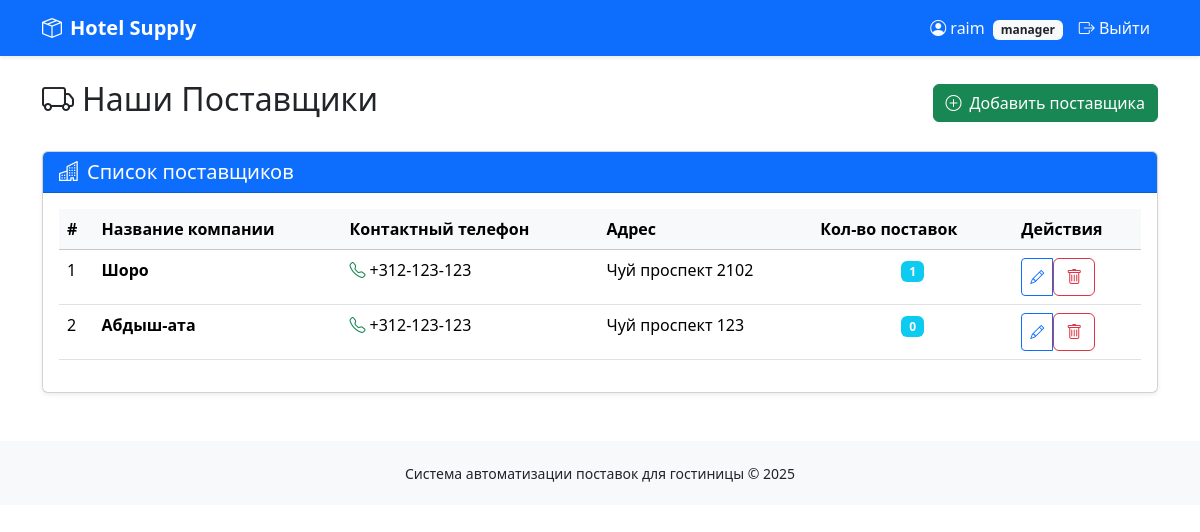
Screenshot of /suppliers/ (signed in) with the database file from the repository.
### inventory/models.py (models this page shows, shortened)
class Supplier(models.Model):
    name = models.CharField(max_length=255)
    phone = models.CharField(max_length=50, blank=True, null=True)
    address = models.TextField(blank=True, null=True)
    class Meta:
        verbose_name = 'Поставщик'
        verbose_name_plural = 'Поставщики'

### accounts/decorators.py (the view)
        def wrapper_func(request, *args, **kwargs):
            if not request.user.is_authenticated:
                messages.error(request, "Требуется авторизация")
                return redirect('login')
            if request.user.is_superuser:
                return view_func(request, *args, **kwargs)
            user_groups = set(request.user.groups.values_list('name', flat=True))
            allowed_set = set(roles)
            if user_groups.intersection(allowed_set):
                return view_func(request, *args, **kwargs)
            messages.error(request, f"У вас нет прав для доступа к этой странице. Требуются роли: {', '.join(roles)}")
            return redirect('index')

### inventory/views.py (called while the page is built)
@login_required
@allowed_roles(['admin', 'manager'])
def suppliers(request):
    suppliers = Supplier.objects.all().order_by('name')
    return render(request, "suppliers.html", {
        "suppliers": suppliers
    })

### templates/suppliers.html (shortened to what this page needs)
{% extends 'base.html' %}
{% block content %}
<div class="d-flex justify-content-between align-items-center mb-4">
    <h1 class="h2"><i class="bi bi-truck me-2"></i>Наши Поставщики</h1>
    <button type="button" class="btn btn-success" data-bs-toggle="modal" data-bs-target="#addSupplierModal">
        <i class="bi bi-plus-circle me-2"></i>Добавить поставщика
    </button>
</div>
<div class="card shadow-sm">
    <div class="card-header bg-primary text-white">
        <h5 class="mb-0"><i class="bi bi-buildings me-2"></i>Список поставщиков</h5>
    </div>
    <div class="card-body">
        <div class="table-responsive">
            <table class="table table-hover">
                <thead class="table-light">
                    <tr>
                        <th>#</th>
                        <th>Название компании</th>
                        <th>Контактный телефон</th>
                        <th>Адрес</th>
                        <th>Кол-во поставок</th>
                        <th>Действия</th>
                    </tr>
                </thead>
                <tbody>
                    {% for supplier in suppliers %}
                    <tr>
                        <td>{{ forloop.counter }}</td>
                        <td>
                            <strong>{{ supplier.name }}</strong>
                        </td>
                        <td>
                            {% if supplier.phone %}
                                <i class="bi bi-telephone text-success me-1"></i>{{ supplier.phone }}
                            {% else %}
                                <span class="text-muted">Не указан</span>
                            {% endif %}
                        </td>
                        <td>
                            {% if supplier.address %}
                                {{ supplier.address|truncatechars:50 }}
                            {% else %}
                                <span class="text-muted">Не указан</span>
                            {% endif %}
                        </td>
                        <td class="text-center">
                            <span class="badge bg-info">{{ supplier.supply_set.count }}</span>
                        </td>
                        <td>
                            <div class="btn-group btn-group-sm">
                                <button type="button" class="btn btn-outline-primary"
                                        data-bs-toggle="modal"
                                        data-bs-target="#editSupplierModal{{ supplier.id }}">
                                    <i class="bi bi-pencil"></i>
                                </button>
                                <form method="POST" action="{% url 'delete_supplier' supplier.id %}"
                                      class="d-inline" onsubmit="return confirm('Удалить поставщика?');">
                                    <button type="submit" class="btn btn-outline-danger">
                                        <i class="bi bi-trash"></i>
                                    </button>
                                </form>
                            </div>
                        </td>
                    </tr>
                    {% endfor %}
                </tbody>
            </table>
        </div>
    </div>
</div>
{% endblock %}

### templates/base.html (shortened to what this page needs)
<!DOCTYPE html>
<html lang="ru">
<head>
    <link href="https://cdn.jsdelivr.net/npm/bootstrap@5.3.3/dist/css/bootstrap.min.css" rel="stylesheet">
    <link rel="stylesheet" href="https://cdn.jsdelivr.net/npm/bootstrap-icons@1.11.3/font/bootstrap-icons.min.css">
</head>
<body>
    <nav class="navbar navbar-expand-lg navbar-dark bg-primary shadow-sm">
        <div class="container">
            <a class="navbar-brand" href="{% url 'index' %}">
                <i class="bi bi-box-seam me-2"></i>Hotel Supply
            </a>
            <div class="navbar-nav ms-auto">
                {% if user.is_authenticated %}
                    <span class="nav-item nav-link text-light">
                        <i class="bi bi-person-circle me-1"></i>{{ user.username }}
                        {% if user.groups.all %}
                            <span class="badge bg-light text-dark ms-1">
                                {{ user.groups.all.0.name }}
                            </span>
                        {% endif %}
                    </span>
                    <a class="nav-item nav-link text-light" href="{% url 'logout' %}">
                        <i class="bi bi-box-arrow-right"></i> Выйти
                    </a>
                {% endif %}
            </div>
        </div>
    </nav>
    <div class="container mt-4">
        {% block content %}{% endblock %}
    </div>
    <footer class="footer mt-5">
        <div class="container text-center">
            <small>Система автоматизации поставок для гостиницы &copy; {% now "Y" %}</small>
        </div>
    </footer>
</body>
</html>

### templates/base.html (style rules this page uses)
.navbar-brand { font-weight: bold; }
.footer { margin-top: 50px; padding: 20px; background-color: #f8f9fa; }

### rows the page displays
Supplier: name "Шоро", phone "+312-123-123", address "Чуй проспект 2102", supply_set.count "1"
Supplier: name "Абдыш-ата", phone "+312-123-123", address "Чуй проспект 123", supply_set.count "0"

### other values shown
{{ user.username }} "raim"
{{ user.groups.all.0.name }} "manager"
